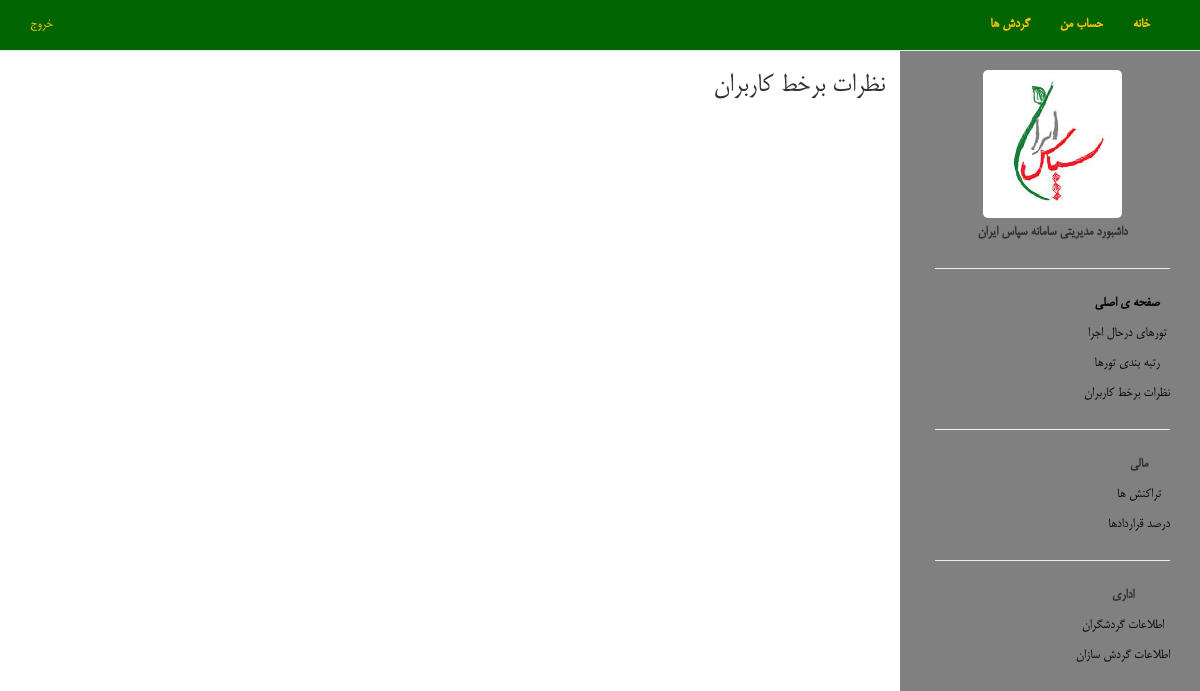
Page /manager/OnlineComments/ on the earlier database version.
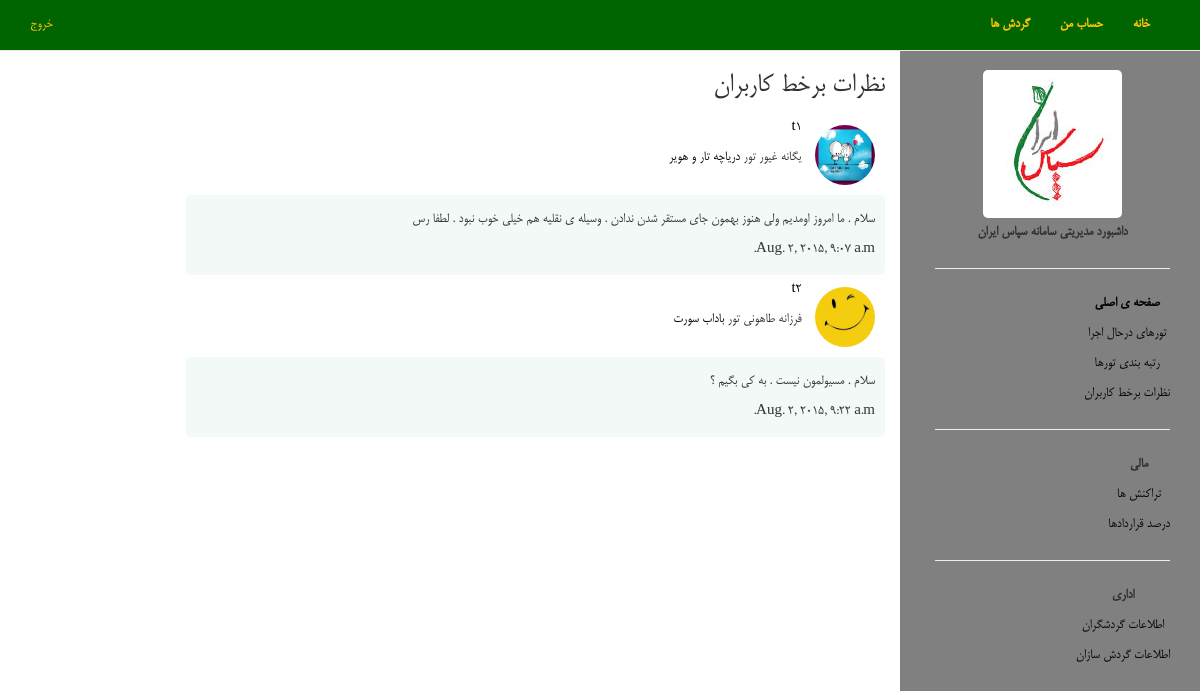
Same page on the later database version.
### quality_control/models.py (models this page shows, shortened)
class OnlineComment(models.Model):
    user = models.ForeignKey(UserM)
    tour = models.ForeignKey(Tour)
    body = models.CharField( max_length= 100)
    date = models.DateTimeField()

### user/models.py (models this page shows, shortened)
class UserM(models.Model):
    user = models.OneToOneField(User, related_name='userm')
    register_time = models.DateTimeField(default=datetime.now)
    picture = models.FileField(upload_to="static/user/img/", default="static/user/img/default.jpg" , null=True, blank=True)
    kind = models.CharField(max_length=10, choices=USER_KIND) #? what is this? redundant

### define_trip/models.py (models this page shows, shortened)
class Tour(models.Model):
    gardesh = models.ForeignKey(Gardesh, related_name='tour')
    tour_kind = models.CharField(max_length=30 , choices=TOUR_KIND)      # nat / inter / holly
    destination = models.CharField(max_length=255, choices=CITY)    # city name
    source = models.CharField(max_length=255,choices=CITY)         # city name
    start = models.DateField()
    start_t = models.TimeField()
    end = models.DateField()
    end_t = models.TimeField()
    capacity = models.IntegerField()    # tedadi ke mitavanim befrooshim
    has_sold = models.IntegerField(default=0)   # if = capacity or intire=0 => stop selling
    entire_capacity = models.IntegerField()     # mizani ke hanooz az zarfiate kol mande
    leader = models.CharField(max_length=30)
    leader_c = models.CharField(null=True, blank=True , max_length=50)
    transfer_device = models.ForeignKey(TransferDevice)
    stay_location = models.ForeignKey(Location)
    cost = models.IntegerField()
    destination_explain = models.TextField(null=True, blank=True)
    move_explain = models.TextField(null=True, blank=True)

class Gardesh(models.Model):
    name = models.CharField(max_length=255)
    builder = models.ForeignKey(TourBuilderProfile)
    kind = models.CharField(max_length=2,choices=KIND)   # t/tr/a/h/r
    final_rank = models.FloatField(null=True,blank=True)
    order_rank = models.FloatField(null=True,blank=True)
    comment_rank = models.FloatField(null=True,blank=True)
    degree = models.CharField(max_length=2,
                                      choices=DEGREE)     # g/s/b
    max_cancel_time = models.IntegerField(default= 2)
    free = models.FloatField(default=1)     # between 0 and 1 --> be nazaram inja darsad takhfif gozashte shavad behtar ast.
    define_time = models.DateTimeField(default= datetime.datetime.now)
    agreement = models.ForeignKey(Agreement)
    other_explain = models.TextField(blank=True , null=True) #farzaneh add

### manager_dashboard/views.py (the view)
# urls.py: url(r'OnlineComments/$', 'manager_dashboard.views.showOnlineComments'),
def showOnlineComments(request):
    onlineComments = OnlineComment.objects.all()
    return render(request, "manager_online_comments.html", {"onlineComments": onlineComments})

### manager_dashboard/templates/manager_online_comments.html
{% extends "manager_dashboard.html" %}
{% load staticfiles %}
{% block content_dashboard %}
    <div class="col-md-9">
    <h2> نظرات برخط کاربران</h2>
            <table>
                {% for comment in onlineComments %}
             <tr>
                <td>
                    <div>
                <span>
                    <img class="gardeshgar_img" src="../../{{comment.user.picture}}">
                </span>
                <span class="gardeshgar_name_box">
               <a href="profile/tourist/{{ comment.user.user.username }}">{{ comment.user.user.username }}</a>
                    <br>
                    {{ comment.user.user.first_name}} {{ comment.user.user.last_name }}
                    تور
                  <a href="/show/tour/status/{{ comment.tour.id }}"> {{ comment.tour.gardesh.name }}</a>
                </span>
                        <div class="col-md-12 gardeshgar_comment_box">
                            {{ comment.body }}
                            <br>
                            {{ comment.date }}
                        </div>
                    </div>
                </td>
            </tr>
                {% endfor %}
            </table>
    </div>
{% endblock content_dashboard %}

Differences in the rows shown:
added OnlineComment: user.picture (picture), user.user.username "t1", user.user.first_name "یگانه", user.user.last_name "غیور", tour.gardesh.name "دریاچه تار و هویر", body "سلام . ما امروز اومدیم ولی هنوز بهمون جای مستقر شدن ندادن . وسیله ی نقلیه هم خیلی خوب نبود . لطفا رس", date "Aug. 2, 2015, 9:07 a.m."
added OnlineComment: user.picture (picture), user.user.username "t2", user.user.first_name "فرزانه", user.user.last_name "طاهونی", tour.gardesh.name "باداب سورت", body "سلام . مسیولمون نیست . به کی بگیم ؟", date "Aug. 2, 2015, 9:22 a.m."
